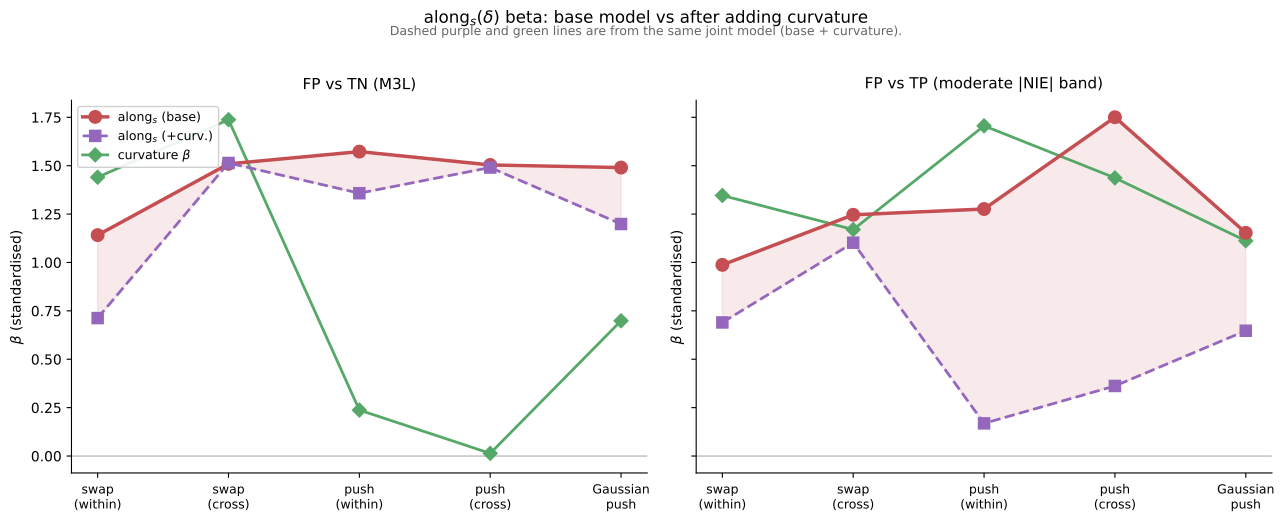

The script that saved this image:
"""Fig 4 — along_s beta reduction: M3L vs FP-vs-TP across strategies.

Two-panel dot+line plot. X = strategy bucket. Three lines:
  - along_s (base model) — solid
  - along_s (+best curvature) — dashed, different color to show reduction
  - curvature beta — the curvature metric's own beta when added

Curvature metric per panel:
  - FP-vs-TP: local curvature for all strategies
  - FP-vs-TN: downstream curvature for swap + Gaussian push,
               local curvature for STR push

No CIs — clean comparison of point estimates across strategies.

Usage:
    python figures/fig4_along_beta_reduction_fptp.py [--csv PATH] [--out PATH]
"""
import argparse, warnings
import numpy as np
import pandas as pd
from sklearn.linear_model import LogisticRegression
import matplotlib
matplotlib.use("Agg")
import matplotlib.pyplot as plt

warnings.filterwarnings("ignore")


def _strat_bucket(row):
    push = str(row["push_site"]) if pd.notna(row.get("push_site")) else ""
    strategy = str(row["strategy"]) if pd.notna(row.get("strategy")) else ""
    base = row.get("base_task")
    target = row.get("target_task")
    within = (pd.notna(target) and base == target)
    if push == "input":
        return f"STR_swap_{'within' if within else 'cross'}"
    if push == "self":
        return f"{strategy}_self"
    if strategy == "STR":
        return f"STR_push_{'within' if within else 'cross'}"
    return f"{strategy}_push"


def build_m3l_population(df, bucket):
    sub = df[df["bucket"] == bucket].copy()
    in_circ = sub[sub["in_base_circuit"] == True]
    off_circ = sub[sub["in_base_circuit"] == False].copy()
    thresholds = in_circ.groupby("combo")["abs_NIE"].median().to_dict()

    def is_fp(row):
        thr = thresholds.get(row["combo"])
        return thr is not None and pd.notna(row["abs_NIE"]) and row["abs_NIE"] >= thr

    off_circ["label"] = off_circ.apply(is_fp, axis=1).astype(float)
    return off_circ


def build_moderate_band(df, bucket):
    sub = df[df["bucket"] == bucket].copy()
    in_circ = sub[sub["in_base_circuit"] == True]
    off_circ = sub[sub["in_base_circuit"] == False]
    thresholds = in_circ.groupby("combo")["abs_NIE"].median().to_dict()

    def above(row):
        thr = thresholds.get(row["combo"])
        return thr is not None and pd.notna(row["abs_NIE"]) and row["abs_NIE"] >= thr

    pool = pd.concat([in_circ, off_circ])
    pool = pool[pool.apply(above, axis=1)].copy()
    pool_median_nie = pool["abs_NIE"].median()
    pool = pool[pool["abs_NIE"] <= pool_median_nie].copy()
    pool["label"] = (~pool["in_base_circuit"]).astype(float)
    return pool


def zscore_within_combo(df, feats):
    out = df.copy()
    for f in feats:
        out[f"z_{f}"] = out.groupby("combo")[f].transform(
            lambda s: (s - s.mean()) / (s.std() + 1e-12))
    return out


def fit_model(df, feats):
    z_feats = [f"z_{f}" for f in feats]
    X = df[z_feats].values.astype(float)
    y = df["label"].values
    lr = LogisticRegression(max_iter=2000, solver="lbfgs", C=1.0,
                            class_weight="balanced")
    lr.fit(X, y)
    return {f: lr.coef_[0][i] for i, f in enumerate(feats)}


BUCKETS = ["STR_swap_within", "STR_swap_cross",
           "STR_push_within", "STR_push_cross", "Gaussian_push"]
BUCKET_LABELS = {
    "STR_swap_within": "swap\n(within)",
    "STR_swap_cross": "swap\n(cross)",
    "STR_push_within": "push\n(within)",
    "STR_push_cross": "push\n(cross)",
    "Gaussian_push": "Gaussian\npush",
}

# best curvature metric per bucket for M3L (FP vs TN)
M3L_CURV = {
    "STR_swap_within": "gap_frac",
    "STR_swap_cross":  "gap_frac",
    "STR_push_within": "local_gap_frac",
    "STR_push_cross":  "local_gap_frac",
    "Gaussian_push":   "gap_frac",
}

# FP-vs-TP always uses local curvature
FPTP_CURV = {bk: "local_gap_frac" for bk in BUCKETS}


def compute_betas(df, builder, curv_map):
    results = {bk: {} for bk in BUCKETS}
    for bucket in BUCKETS:
        pool = builder(df, bucket)
        is_cross = "cross" in bucket
        base_feats = ["orth_base", "along_nonbase_max"]
        if is_cross:
            base_feats.append("along_target")

        curv_feat = curv_map[bucket]
        required = base_feats + ["local_gap_frac", "gap_frac", "excess_local_gap"]
        pool_clean = pool.dropna(subset=required + ["label", "combo"])
        for f in required:
            pool_clean = pool_clean[np.isfinite(pool_clean[f])]
        pool_clean = zscore_within_combo(pool_clean, required)

        betas_base = fit_model(pool_clean, base_feats)
        results[bucket]["along_s_base"] = betas_base["along_nonbase_max"]

        betas_curv = fit_model(pool_clean, base_feats + [curv_feat])
        results[bucket]["along_s_plus_curv"] = betas_curv["along_nonbase_max"]
        results[bucket]["curv_beta"] = betas_curv[curv_feat]

    return results


def plot_panel(ax, results, title, curv_map):
    x = np.arange(len(BUCKETS))

    along_base = [results[bk]["along_s_base"] for bk in BUCKETS]
    along_curv = [results[bk]["along_s_plus_curv"] for bk in BUCKETS]
    curv_beta  = [results[bk]["curv_beta"] for bk in BUCKETS]

    ax.plot(x, along_base, color="#C44E52", marker="o", ls="-", lw=2.5,
            markersize=9, zorder=4, label="$\\mathrm{along}_s$ (base)")
    ax.plot(x, along_curv, color="#9467BD", marker="s", ls="--", lw=2.0,
            markersize=8, zorder=4, label="$\\mathrm{along}_s$ (+curv.)")
    ax.plot(x, curv_beta, color="#55A868", marker="D", ls="-", lw=2.0,
            markersize=7, zorder=3, label="curvature $\\beta$")

    # shade the reduction
    ax.fill_between(x, along_base, along_curv, color="#C44E52", alpha=0.12, zorder=1)


    ax.axhline(0, color="grey", ls="-", lw=0.5, zorder=0)
    ax.set_xticks(x)
    ax.set_xticklabels([BUCKET_LABELS[bk] for bk in BUCKETS], fontsize=9)
    ax.set_title(title, fontsize=11, pad=8)
    ax.set_ylabel("$\\beta$ (standardised)", fontsize=10)
    ax.spines["top"].set_visible(False)
    ax.spines["right"].set_visible(False)


def main():
    ap = argparse.ArgumentParser()
    ap.add_argument("--csv", default="interaction_analysis_allcombos_fullgap_trio/rows.csv")
    ap.add_argument("--out", default="figures/fig4_along_beta_reduction_fptp.pdf")
    args = ap.parse_args()

    df = pd.read_csv(args.csv)
    df["bucket"] = df.apply(_strat_bucket, axis=1)

    m3l_results = compute_betas(df, build_m3l_population, M3L_CURV)
    fptp_results = compute_betas(df, build_moderate_band, FPTP_CURV)

    fig, axes = plt.subplots(1, 2, figsize=(13, 5), sharey=True)

    plot_panel(axes[0], m3l_results, "FP vs TN (M3L)", M3L_CURV)
    plot_panel(axes[1], fptp_results, "FP vs TP (moderate $|$NIE$|$ band)", FPTP_CURV)

    axes[0].legend(fontsize=9, loc="upper left", framealpha=0.9)

    fig.suptitle("$\\mathrm{along}_s(\\delta)$ beta: base model vs after adding curvature",
                 fontsize=12, y=1.04)
    fig.text(0.5, 0.99,
             "Dashed purple and green lines are from the same joint model "
             "(base + curvature).",
             ha="center", fontsize=9, color="0.4")
    fig.tight_layout()
    fig.savefig(args.out, dpi=300, bbox_inches="tight")
    print(f"Saved {args.out}")


if __name__ == "__main__":
    main()
